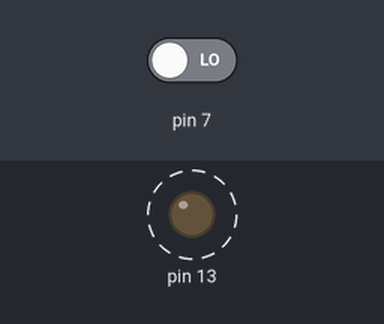
A sketch run on a simulated Arduino Uno, built with avr-gcc and run on an emulated ATmega328P. Shown: output pins drawn as LEDs (lit = HIGH). Dashed ring = blinking. Inputs (shaded band) come from the test bench; at power-on: pin 7 LOW.

Above: at 2.8 s.
2.9 s: pin 7 driven HIGH
At 3.9 s:
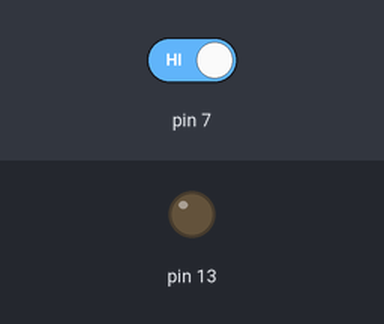
4.4 s: pin 7 driven LOW
At 4.8 s:
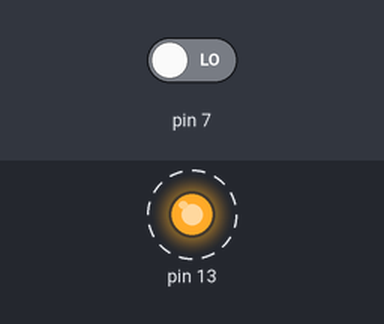
Timing chart, 0 to 14.4 s (numbered marks = the images above; inputs shaded):
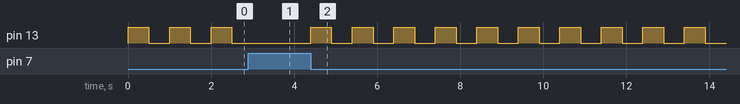

Measured:
- after the input at 2.9 s, pin 13: stays LOW (without the input it goes to HIGH after 0.10 s)
- after the input at 4.4 s, pin 13: alternates HIGH for 0.50 s and LOW for 0.50 s, starting at once
- by itself, pin 13: alternates HIGH for 0.50 s and LOW for 0.50 s

The sketch:

lesson2_a.ino
```cpp
int i = 0;

void setup() {
  // put your setup code here, to run once:
  pinMode(7,INPUT);
  pinMode(13, OUTPUT);

}

void loop() {
  if (digitalRead(7) == HIGH) i = 1;
  else                        i = 0;

  // put your main code here, to run repeatedly:
  if (i == 1) {
    digitalWrite(13, LOW);
  }
  else {
    digitalWrite(13, HIGH);
    delay(500);
    digitalWrite(13, LOW);
    delay(500);
  }
}
```
